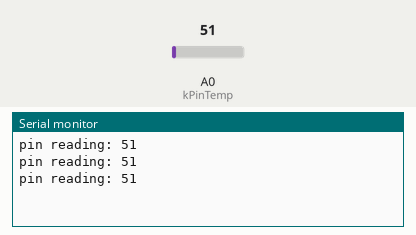
Simulated run of this sketch. Board: Arduino Uno, built with avr-gcc and run on an emulated ATmega328P. On the bench: the last lines printed to the serial monitor. The inputs (shaded band) are chosen by the test bench; at power-on: A0 (kPinTemp) = 51.

Above: at 1.3 s.
1.4 s: A0 (kPinTemp) set to 61
At 1.9 s:
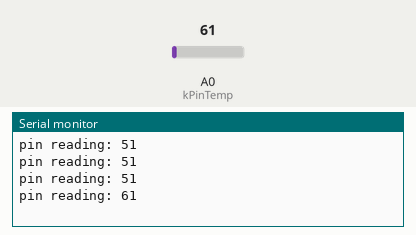
2.9 s: A0 (kPinTemp) set to 71
At 3.4 s:
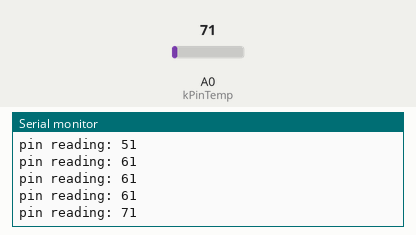
Timing chart, 0 to 5.9 s (numbered marks = the images above; inputs shaded):
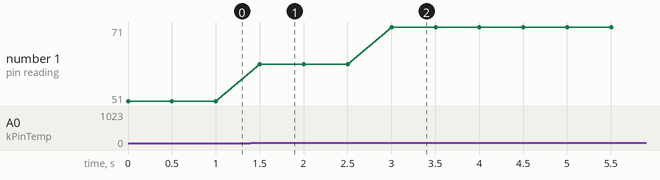

The sketch:

sketch_may11a.ino
```cpp
const int kPinTemp = A0;

void setup(){
 Serial.begin(9600);
}


void loop(){
  int reading = analogRead(kPinTemp);
  Serial.print("pin reading: ");
  Serial.println(reading);
  delay(500);
}
```

Measured:
- after the input at 1.4 s, the serial monitor: prints a new line after 0.10 s (image 1)
- after the input at 2.9 s, the serial monitor: prints a new line after 0.10 s (image 2)
- plotted number 1: 51 → 61 after the input at 1.4 s, 61 → 71 after the input at 2.9 s
